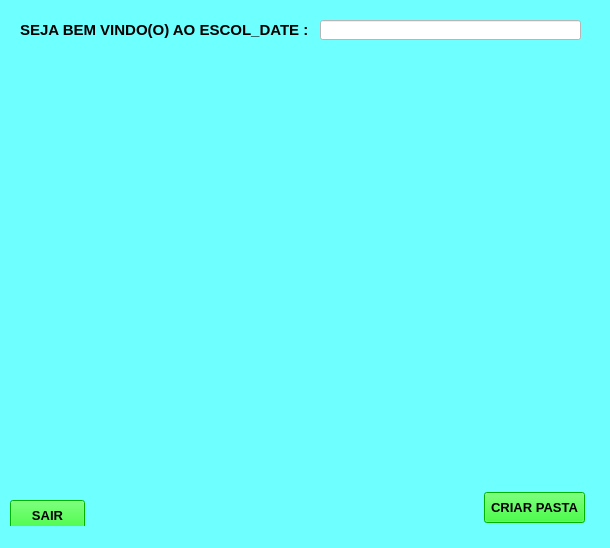
<?xml version="1.0" encoding="UTF-8"?>
<ui version="4.0">
 <class>MainWindow</class>
 <widget class="QMainWindow" name="MainWindow">
  <property name="geometry">
   <rect>
    <x>0</x>
    <y>0</y>
    <width>610</width>
    <height>548</height>
   </rect>
  </property>
  <property name="windowTitle">
   <string>MainWindow</string>
  </property>
  <property name="styleSheet">
   <string notr="true">background-color: rgb(110, 255, 255);</string>
  </property>
  <widget class="QWidget" name="centralwidget">
   <widget class="QLabel" name="label">
    <property name="geometry">
     <rect>
      <x>20</x>
      <y>20</y>
      <width>301</width>
      <height>20</height>
     </rect>
    </property>
    <property name="font">
     <font>
      <pointsize>11</pointsize>
      <weight>75</weight>
      <bold>true</bold>
     </font>
    </property>
    <property name="text">
     <string>SEJA BEM VINDO(O) AO ESCOL_DATE :</string>
    </property>
   </widget>
   <widget class="QLineEdit" name="lineEdit">
    <property name="geometry">
     <rect>
      <x>320</x>
      <y>20</y>
      <width>261</width>
      <height>20</height>
     </rect>
    </property>
    <property name="styleSheet">
     <string notr="true">background-color: rgb(255, 255, 255);</string>
    </property>
   </widget>
   <widget class="QPushButton" name="pushButton">
    <property name="geometry">
     <rect>
      <x>484</x>
      <y>492</y>
      <width>101</width>
      <height>31</height>
     </rect>
    </property>
    <property name="font">
     <font>
      <pointsize>10</pointsize>
      <weight>75</weight>
      <bold>true</bold>
     </font>
    </property>
    <property name="styleSheet">
     <string notr="true">background-color: rgb(0, 255, 0);</string>
    </property>
    <property name="text">
     <string>CRIAR PASTA</string>
    </property>
   </widget>
   <widget class="QPushButton" name="pushButton_2">
    <property name="geometry">
     <rect>
      <x>10</x>
      <y>500</y>
      <width>75</width>
      <height>31</height>
     </rect>
    </property>
    <property name="font">
     <font>
      <pointsize>10</pointsize>
      <weight>75</weight>
      <bold>true</bold>
     </font>
    </property>
    <property name="styleSheet">
     <string notr="true">background-color: rgb(0, 255, 0);</string>
    </property>
    <property name="text">
     <string>SAIR</string>
    </property>
   </widget>
  </widget>
  <widget class="QStatusBar" name="statusbar"/>
 </widget>
 <resources/>
 <connections/>
</ui>
